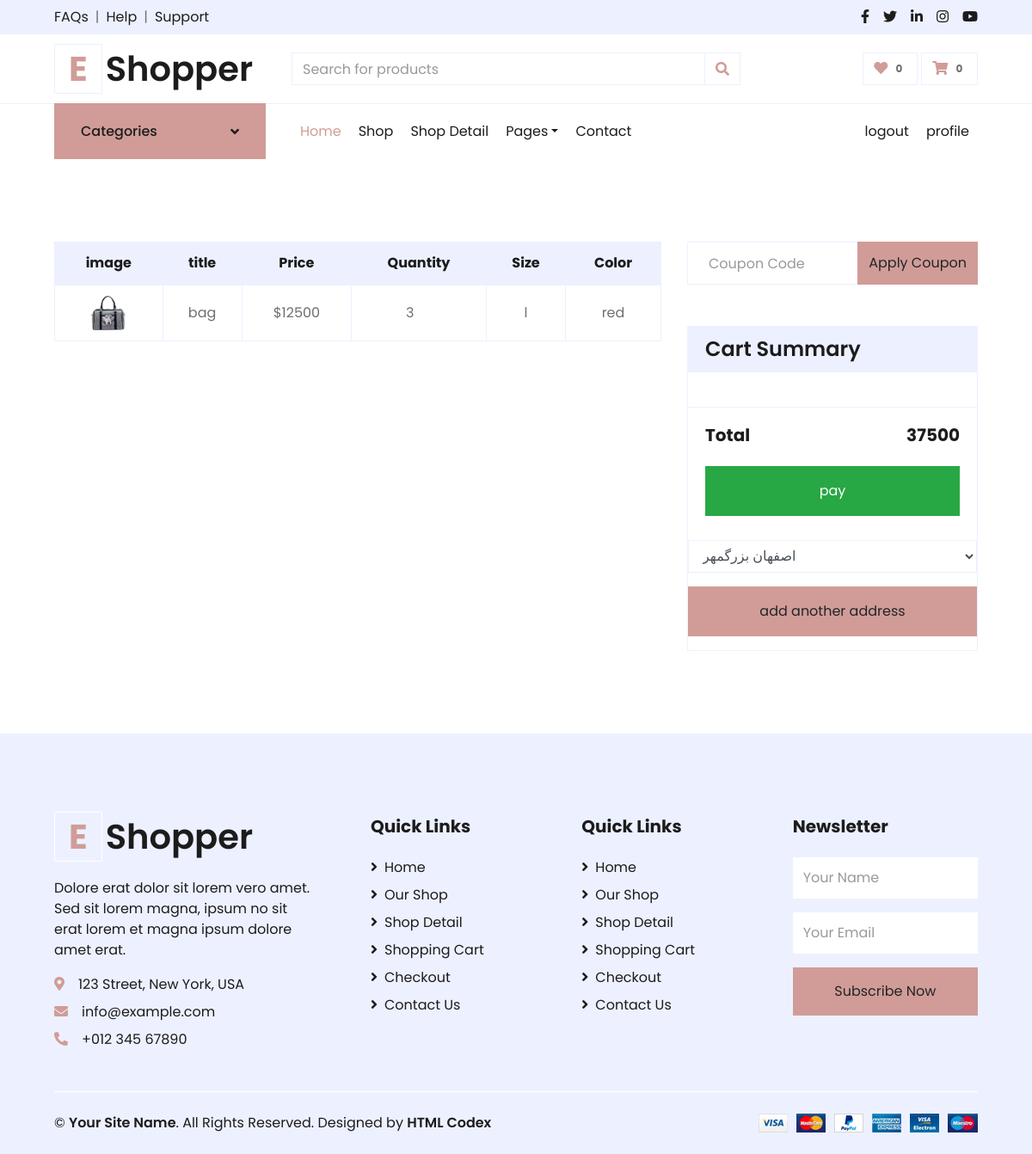
Page /cart/order/15 (signed in) on the committed database.
### cart/models.py (models this page shows, shortened)
class OrderItem(models.Model):
    product = models.ForeignKey(Product, on_delete=models.CASCADE, related_name="orders")
    order = models.ForeignKey(Order, on_delete=models.CASCADE,related_name="items")
    size = models.ForeignKey(Size, on_delete=models.CASCADE,)
    color = models.ForeignKey(Color, on_delete=models.CASCADE, related_name="colors")
    quantity = models.IntegerField()
    price = models.PositiveIntegerField()

class Order(models.Model):
    user =models.ForeignKey(User,on_delete=models.CASCADE,related_name="orders")
    total = models.PositiveIntegerField(default=0)
    created_at = models.DateTimeField(auto_now_add=True)
    address =models.TextField(blank=True,null=True)
    is_paid = models.BooleanField(default=False)

### products/models.py (models this page shows, shortened)
class Product(models.Model):
    title = models.CharField(max_length=30)
    category = models.ManyToManyField(Category,related_name="products",blank=True)
    description = models.TextField()
    price = models.IntegerField()
    discount = models.SmallIntegerField(blank=True, null=True)
    color=models.ManyToManyField(Color,blank=True, related_name="products")
    size=models.ManyToManyField(Size, blank=True, related_name="products")
    created_at =models.DateTimeField(auto_now_add=True, null=True,blank=True)
    class Meta:
        verbose_name="محصول"
        verbose_name_plural="محصولات"
        ordering = ("-created_at",)

class Image(models.Model):
        product = models.ForeignKey('Product',on_delete=models.CASCADE,related_name="images",null=True)
        title = models.CharField(max_length=30)
        image = models.ImageField(upload_to="products")
        class Meta:
            verbose_name = "عکس"
            verbose_name_plural = "عکس ها"

class Size(models.Model):
    title = models.CharField(max_length=30)
    def __str__(self):
        return self.title
    class Meta:
        verbose_name="سایز"
        verbose_name_plural="سایزها"

class Color(models.Model):
    title = models.CharField(max_length=30)
    def __str__(self):
        return self.title
    class Meta:
        verbose_name="رنگ"
        verbose_name_plural="رنگ ها"

### cart/views.py (the view)
# urls.py: path("order/<int:pk>",OrderDetailView.as_view(), name="order_detail"),
class OrderDetailView(LoginRequiredMixin,View):
    def get(self, request,pk):
        order = get_object_or_404(Order,id=pk)
        return render(request,'cart/oerder_detail.html',{'order':order})

### cart/templates/cart/oerder_detail.html (shortened to what this page needs)
{% extends 'base.html' %}
{% load static %}
{% block Category %}
    {% include "inclodes/category.html" %}
{% endblock %}
{% block content %}
    <div class="container-fluid pt-5">
        <div class="row px-xl-5">
            <div class="col-lg-8 table-responsive mb-5">
                <table class="table table-bordered text-center mb-0">
                    <thead class="bg-secondary text-dark">
                    <tr>
                        <th>image</th>
                        <th>title</th>
                        <th>Price</th>
                        <th>Quantity</th>
                        <th>Size</th>
                        <th>Color</th>
                    </tr>
                    </thead>
                    <tbody class="align-middle">
                    {% for item in order.items.all %}
                        <tr>
                            <td class="align-middle"><img src="{{ item.product.images.first.image.url }}" alt=""
                                                          style="width: 50px;"></td>
                            <td class="align-middle">{{ item.product.title }}</td>
                            <td class="align-middle">${{ item.product.price }}</td>
                            <td class="align-middle">
                                <div class="input-group quantity mx-auto" style="width: 30px;">
                                    {{ item.quantity }}
                                </div>
                            </td>
                            <td class="align-middle">{{ item.size }}</td>
                            <td class="align-middle">
                                {{ item.color }}
                            </td>
                        </tr>
                    {% endfor %}
                    </tbody>
                </table>
            </div>
            <div class="col-lg-4">
                <form class="mb-5" method="post" action="{% url 'cart:apply_coupon' order.id %}">
                    <div class="input-group">
                        <input type="text" name="coupon" class="form-control p-4" placeholder="Coupon Code">
                        <div class="input-group-append">
                            <button class="btn btn-primary">Apply Coupon</button>
                        </div>
                    </div>
                </form>
                <div class="card border-secondary mb-5">
                    <div class="card-header bg-secondary border-0">
                        <h4 class="font-weight-semi-bold m-0">Cart Summary</h4>
                    </div>
                    <div class="card-body">
                    </div>
                    <div class="card-footer border-secondary bg-transparent">
                        <div class="d-flex justify-content-between mt-2">
                            <h5 class="font-weight-bold">Total</h5>
                            <h5 class="font-weight-bold">{{ order.total }}</h5>
                        </div>
                         {% if request.user.addresses.all %}
                        <a href="" class="btn btn-block btn-success my-3 py-3">pay</a>
                             {% else %}
                             <a href="{% url 'account:add_address' %}?next={% url 'cart:order_detail' order.id %}" class="btn btn-block btn-success my-3 py-3">pay</a>
                        {% endif %}
                    </div>
                    {% if request.user.addresses.all %}
                    <select class="form-control" aria-label="Default select example">
                        {%  for address in request.user.addresses.all %}
                        <option value="3">{{ address.address }}</option>
                    {% endfor %}
                    </select>
                          <a href="{% url 'account:add_address' %}?next={% url 'cart:order_detail' order.id %}" class="btn btn-block btn-primary my-3 py-3">add another address</a>
                        {% else %}
                          <a href="{% url 'account:add_address' %}?next={% url 'cart:order_detail' order.id %}" class="btn btn-block btn-primary my-3 py-3">i don't have an address add one</a>
                    {% endif %}
                </div>
            </div>
        </div>
    </div>
{% endblock %}

### rows in the picture
OrderItem: product.images.first.image (picture), product "bag", product.price "12500", quantity "3", size "l", color "red"
Order: total "37500"

### other values in the picture
form field value "اصفهان بزرگمهر"
